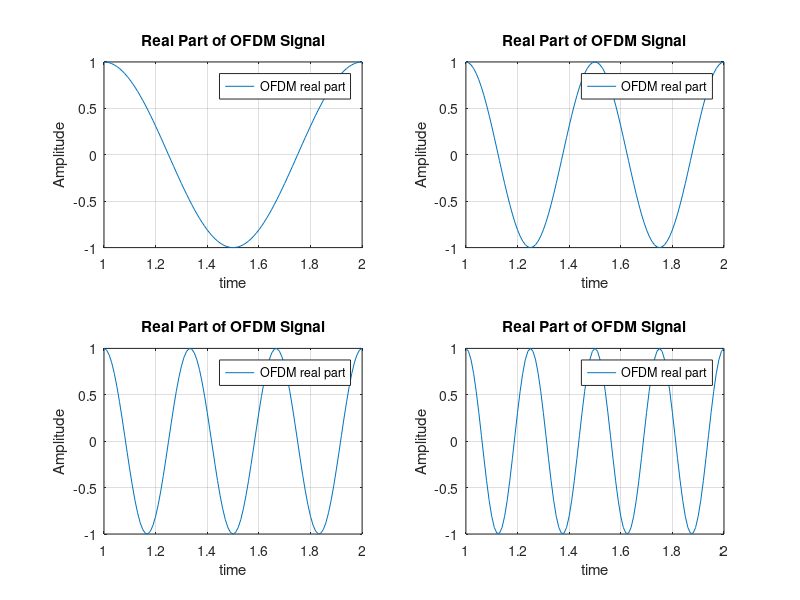
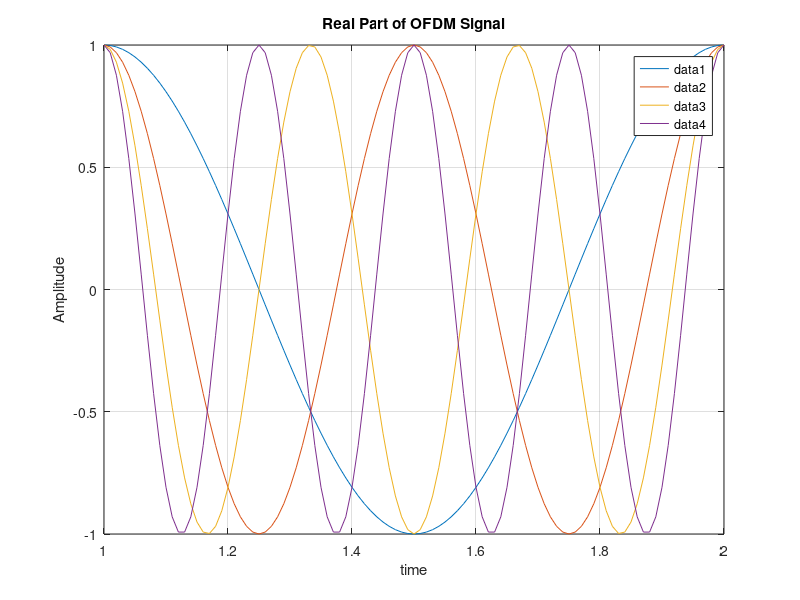

These charts were generated, in order, by the following MATLAB code:
%% Generation of OFDM Signals
% An unmodulated OFDM signal maybe written as 
% s(t) = real(sum(e^(1j*pi*n*fc*t)))
clear
% Parameters
num_subcarriers = 4;              % Number of subcarriers
f_0 = 1;                          % center frequency 
bw_hz = 2;                        % bandwidth
delta_f  = bw_hz/num_subcarriers; % subcarrier spacing
Ts_sec = 1/delta_f;               % symbol duration
symbol_rate_sps = 1/(Ts_sec*50);  % symbol rate, i.e. the rate at which symbols are transmitted within each subcarrier
t = 1:symbol_rate_sps:Ts_sec;     % time vector

% Generate complex exponential carriers
n_subcarrier = (1:num_subcarriers)';
rows = size(n_subcarrier,1);
cols = size(t,2);
s_t = zeros(rows,cols);

%% a) Plot the time waveform for each of the four subcarriers using f0 = 1.
for nIdx = 1:size(n_subcarrier)
    sub_carrier = n_subcarrier(nIdx);
    s_t(nIdx,:) = exp(-1j * 2 * pi * sub_carrier * f_0 * t);
    % Plot the generated OFDM signal
    figure(1);
    subplot(2, 2, nIdx);
    plot(t,(s_t(nIdx,:)));
    title('Real Part of OFDM Signal');
    xlabel('time');
    ylabel('Amplitude');
    legend("OFDM real part")
    grid on
    hold on
end
hold off
%% b) Plot the spectrum for each of the four subcarriers on the same plot.
for nIdx = 1:size(n_subcarrier)
    % Plot the generated OFDM signal
    figure(2);
    plot(t,real(s_t(nIdx,:)));
    title('Real Part of OFDM Signal');
    xlabel('time');
    ylabel('Amplitude');
    legend
    grid on
    hold on
end
hold off



